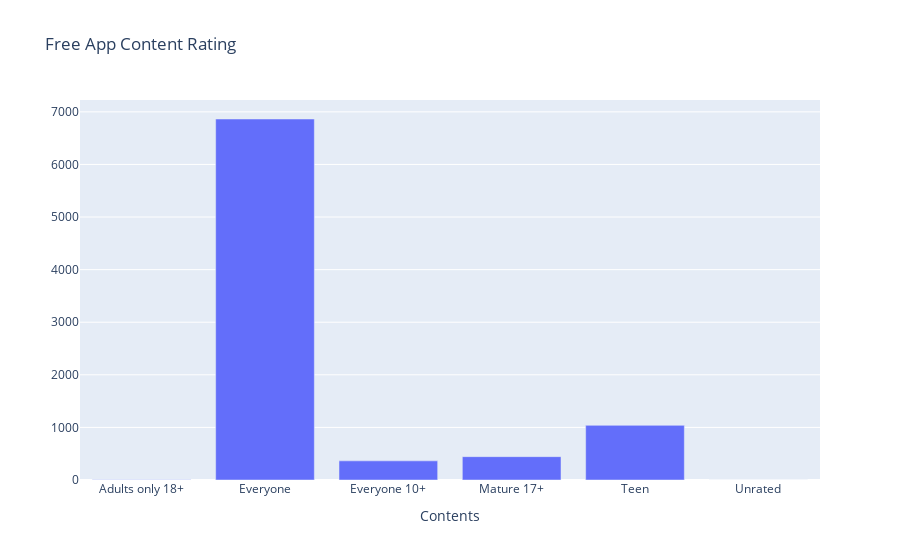

The cell this chart's notebook holds for it:
### Code cell
col='Content Rating'
v1=d1[col].value_counts().reset_index()
v1=v1.rename(columns={col:'count','index':col})
v1['percent']=v1['count'].apply(lambda x : 100*x/sum(v1['count']))
v1=v1.sort_values(col)
trace1 = go.Bar(x=v1[col], y=v1["count"], name="Free", marker=dict())
layout={'title':"Free App Content Rating ",'xaxis':{'title':"Contents"}}
fig = go.Figure(data=[trace1], layout=layout)
iplot(fig)

### Figure 1 — Plotly figure (JSON) as saved in the notebook; plotly's stock layout.template omitted (floating-point values rounded to 4 significant figures)
{"data": [{"name": "Free", "type": "bar", "x": ["Adults only 18+", "Everyone", "Everyone 10+", "Mature 17+", "Teen", "Unrated"], "y": [3, 6864, 364, 444, 1039, 1]}], "layout": {"title": {"text": "Free App Content Rating "}, "xaxis": {"title": {"text": "Contents"}}}}
